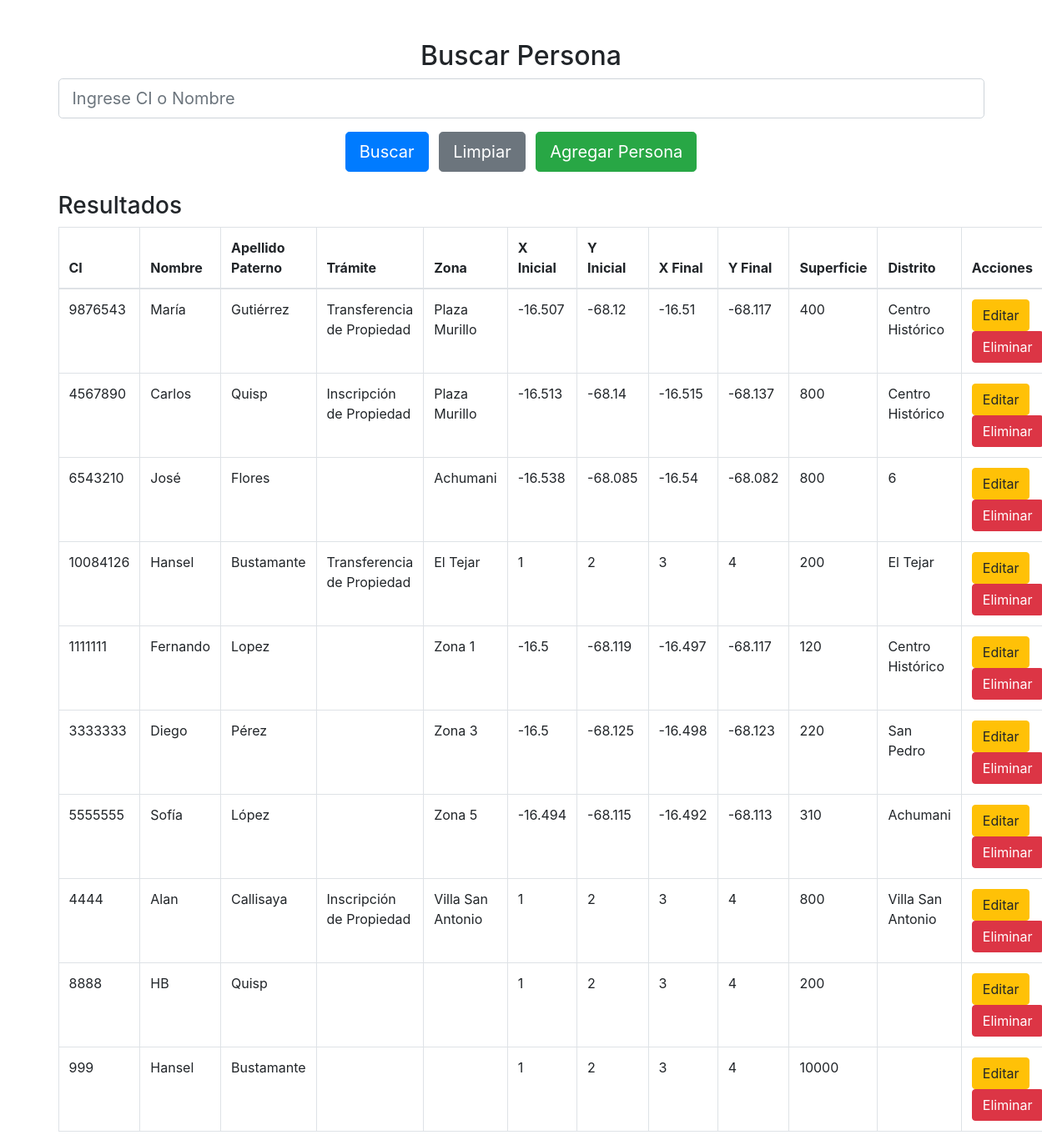
The app's page /listar_personas.php with its own data.
### tables this page shows
CREATE TABLE `catastro` (
  `id` int(11) NOT NULL,
  `zona` varchar(100) DEFAULT NULL,
  `x_ini` float DEFAULT NULL,
  `y_ini` float DEFAULT NULL,
  `x_fin` float DEFAULT NULL,
  `y_fin` float DEFAULT NULL,
  `superficie` float DEFAULT NULL,
  `ci_persona` varchar(20) DEFAULT NULL,
  `distrito` varchar(50) DEFAULT NULL,
  `id_tramite` int(11) DEFAULT NULL
);

CREATE TABLE `persona` (
  `ci` varchar(20) NOT NULL,
  `nombre` varchar(100) DEFAULT NULL,
  `paterno` varchar(100) DEFAULT NULL
);

CREATE TABLE `tramites` (
  `id` int(11) NOT NULL,
  `tipo_tramite` varchar(100) DEFAULT NULL
);

### listar_personas.php (the view, shortened to what this page needs)
<!DOCTYPE html>
<html lang="es">
<head>
    <link rel="stylesheet" href="https://stackpath.bootstrapcdn.com/bootstrap/4.5.2/css/bootstrap.min.css">
</head>
<body>
    <div class="container mt-5">
        <h2 class="text-center">Buscar Persona</h2>
        <form action="listar_personas.php" method="get" class="text-center mb-4">
            <div class="form-group">
                <input type="text" name="search" class="form-control form-control-lg" placeholder="Ingrese CI o Nombre" required>
            </div>
            <button type="submit" class="btn btn-primary btn-lg">Buscar</button>
            <a href="listar_personas.php" class="btn btn-secondary btn-lg ml-2">Limpiar</a>
            <a href="form_persona.php" class="btn btn-success btn-lg ml-2">Agregar Persona</a>
        </form>
        <h3>Resultados</h3>
        <table class="table table-bordered">
            <thead>
                <tr>
                    <th>CI</th>
                    <th>Nombre</th>
                    <th>Apellido Paterno</th>
                    <th>Trámite</th>
                    <th>Zona</th>
                    <th>X Inicial</th>
                    <th>Y Inicial</th>
                    <th>X Final</th>
                    <th>Y Final</th>
                    <th>Superficie</th>
                    <th>Distrito</th>
                    <th>Acciones</th>
                </tr>
            </thead>
            <tbody>
                <?php
                include 'conexion.php';
                $search = isset($_GET['search']) ? $_GET['search'] : null;
                if ($search) {
                    $query = "SELECT p.ci, p.nombre, p.paterno, c.zona, c.x_ini, c.y_ini, c.x_fin, c.y_fin, c.superficie, c.distrito, t.tipo_tramite
                              FROM Persona p
                              INNER JOIN Catastro c ON p.ci = c.ci_persona
                              LEFT JOIN Tramites t ON c.id_tramite = t.id
                              WHERE p.ci LIKE ? OR p.nombre LIKE ?";
                    $stmt = $pdo->prepare($query);
                    $likeSearch = "%$search%";
                    $stmt->execute([$likeSearch, $likeSearch]);
                } else {
                    $query = "SELECT p.ci, p.nombre, p.paterno, c.zona, c.x_ini, c.y_ini, c.x_fin, c.y_fin, c.superficie, c.distrito, t.tipo_tramite
                              FROM Persona p
                              INNER JOIN Catastro c ON p.ci = c.ci_persona
                              LEFT JOIN Tramites t ON c.id_tramite = t.id";
                    $stmt = $pdo->prepare($query);
                    $stmt->execute();
                }
                $personas = $stmt->fetchAll();
                if ($personas) {
                    foreach ($personas as $persona) {
                        echo "<tr>";
                        echo "<td>" . htmlspecialchars($persona['ci']) . "</td>";
                        echo "<td>" . htmlspecialchars($persona['nombre']) . "</td>";
                        echo "<td>" . htmlspecialchars($persona['paterno']) . "</td>";
                        echo "<td>" . htmlspecialchars($persona['tipo_tramite']) . "</td>";
                        echo "<td>" . htmlspecialchars($persona['zona']) . "</td>";
                        echo "<td>" . htmlspecialchars($persona['x_ini']) . "</td>";
                        echo "<td>" . htmlspecialchars($persona['y_ini']) . "</td>";
                        echo "<td>" . htmlspecialchars($persona['x_fin']) . "</td>";
                        echo "<td>" . htmlspecialchars($persona['y_fin']) . "</td>";
                        echo "<td>" . htmlspecialchars($persona['superficie']) . "</td>";
                        echo "<td>" . htmlspecialchars($persona['distrito']) . "</td>";
                        echo "<td>
                                <a href='editar_persona.php?ci=" . htmlspecialchars($persona['ci']) . "' class='btn btn-warning'>Editar</a>
                                <a href='baja_persona.php?ci=" . htmlspecialchars($persona['ci']) . "' class='btn btn-danger'>Eliminar</a>
                              </td>";
                        echo "</tr>";
                    }
                } else {
                    echo "<tr><td colspan='12'>No se encontraron resultados.</td></tr>";
                }
                ?>
            </tbody>
        </table>
    </div>
</body>
</html>

### records on screen
catastro: ci_persona.ci "9876543", ci_persona.nombre "María", ci_persona.paterno "Gutiérrez", id_tramite.tipo_tramite "Transferencia de Propiedad", zona "Plaza Murillo", x_ini "-16.507", y_ini "-68.12", x_fin "-16.51", y_fin "-68.117", superficie "400", distrito "Centro Histórico"
catastro: ci_persona.ci "4567890", ci_persona.nombre "Carlos", ci_persona.paterno "Quisp", id_tramite.tipo_tramite "Inscripción de Propiedad", zona "Plaza Murillo", x_ini "-16.513", y_ini "-68.14", x_fin "-16.515", y_fin "-68.137", superficie "800", distrito "Centro Histórico"
catastro: ci_persona.ci "6543210", ci_persona.nombre "José", ci_persona.paterno "Flores", zona "Achumani", x_ini "-16.538", y_ini "-68.085", x_fin "-16.54", y_fin "-68.082", superficie "800", distrito "6"
catastro: ci_persona.ci "10084126", ci_persona.nombre "Hansel", ci_persona.paterno "Bustamante", id_tramite.tipo_tramite "Transferencia de Propiedad", zona "El Tejar", x_ini "1", y_ini "2", x_fin "3", y_fin "4", superficie "200", distrito "El Tejar"
catastro: ci_persona.ci "1111111", ci_persona.nombre "Fernando", ci_persona.paterno "Lopez", zona "Zona 1", x_ini "-16.5", y_ini "-68.119", x_fin "-16.497", y_fin "-68.117", superficie "120", distrito "Centro Histórico"
catastro: ci_persona.ci "3333333", ci_persona.nombre "Diego", ci_persona.paterno "Pérez", zona "Zona 3", x_ini "-16.5", y_ini "-68.125", x_fin "-16.498", y_fin "-68.123", superficie "220", distrito "San Pedro"
catastro: ci_persona.ci "5555555", ci_persona.nombre "Sofía", ci_persona.paterno "López", zona "Zona 5", x_ini "-16.494", y_ini "-68.115", x_fin "-16.492", y_fin "-68.113", superficie "310", distrito "Achumani"
catastro: ci_persona.ci "4444", ci_persona.nombre "Alan", ci_persona.paterno "Callisaya", id_tramite.tipo_tramite "Inscripción de Propiedad", zona "Villa San Antonio", x_ini "1", y_ini "2", x_fin "3", y_fin "4", superficie "800", distrito "Villa San Antonio"
catastro: ci_persona.ci "8888", ci_persona.nombre "HB", ci_persona.paterno "Quisp", x_ini "1", y_ini "2", x_fin "3", y_fin "4", superficie "200"
catastro: ci_persona.ci "999", ci_persona.nombre "Hansel", ci_persona.paterno "Bustamante", x_ini "1", y_ini "2", x_fin "3", y_fin "4", superficie "10000"
